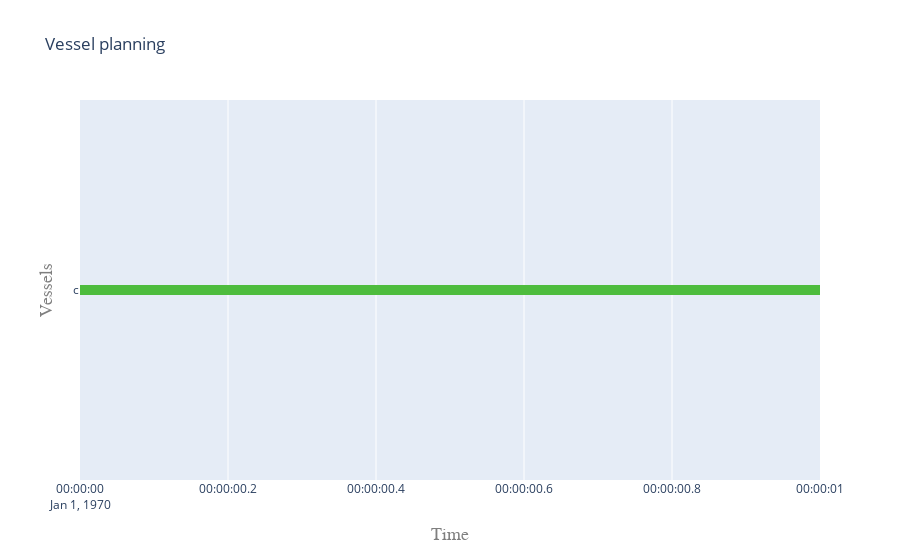

The code cell stored with this chart in its notebook:
### Code cell
plot.vessel_planning([Sc,c,Sa,a,a2,b])

### Figure 1 — Plotly figure (JSON) as saved in the notebook; plotly's stock layout.template omitted (floating-point values rounded to 4 significant figures)
{"data": [{"connectgaps": false, "hoverinfo": "y+name", "line": {"color": "rgb(35,146,19)", "width": 10}, "mode": "lines", "name": "Sc", "type": "scatter", "x": [], "y": []}, {"connectgaps": false, "hoverinfo": "y+name", "line": {"color": "rgb(77,188,61)", "width": 10}, "mode": "lines", "name": "c", "type": "scatter", "x": ["1970-01-01T00:00:00", "1970-01-01T00:00:00", "1970-01-01T00:00:01", "1970-01-01T00:00:01", "1970-01-01T00:00:01"], "y": ["c", "c", "c", "c", null]}, {"connectgaps": false, "hoverinfo": "y+name", "line": {"color": "rgb(119,230,103)", "width": 10}, "mode": "lines", "name": "Sa", "type": "scatter", "x": [], "y": []}, {"connectgaps": false, "hoverinfo": "y+name", "line": {"color": "rgb(161,16,145)", "width": 10}, "mode": "lines", "name": "a", "type": "scatter", "x": [], "y": []}, {"connectgaps": false, "hoverinfo": "y+name", "line": {"color": "rgb(203,58,187)", "width": 10}, "mode": "lines", "name": "a2", "type": "scatter", "x": [], "y": []}, {"connectgaps": false, "hoverinfo": "y+name", "line": {"color": "rgb(245,100,229)", "width": 10}, "mode": "lines", "name": "b", "type": "scatter", "x": [], "y": []}], "layout": {"hovermode": "closest", "legend": {"orientation": "h", "x": 0, "y": -0.2}, "title": {"text": "Vessel planning"}, "xaxis": {"range": ["1970-01-01T00:00:00", "1970-01-01T00:00:01"], "title": {"font": {"color": "#7f7f7f", "family": "Courier New, monospace", "size": 18}, "text": "Time"}}, "yaxis": {"title": {"font": {"color": "#7f7f7f", "family": "Courier New, monospace", "size": 18}, "text": "Vessels"}}}}
